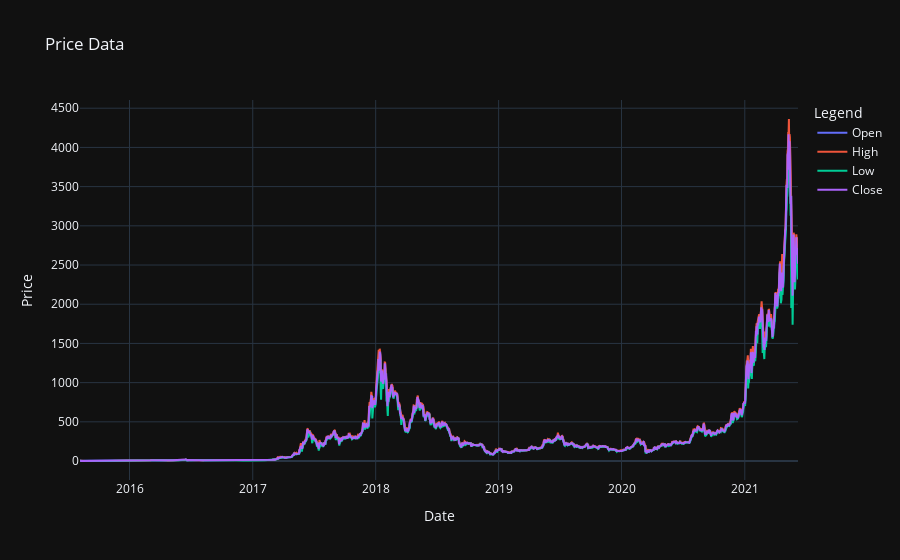
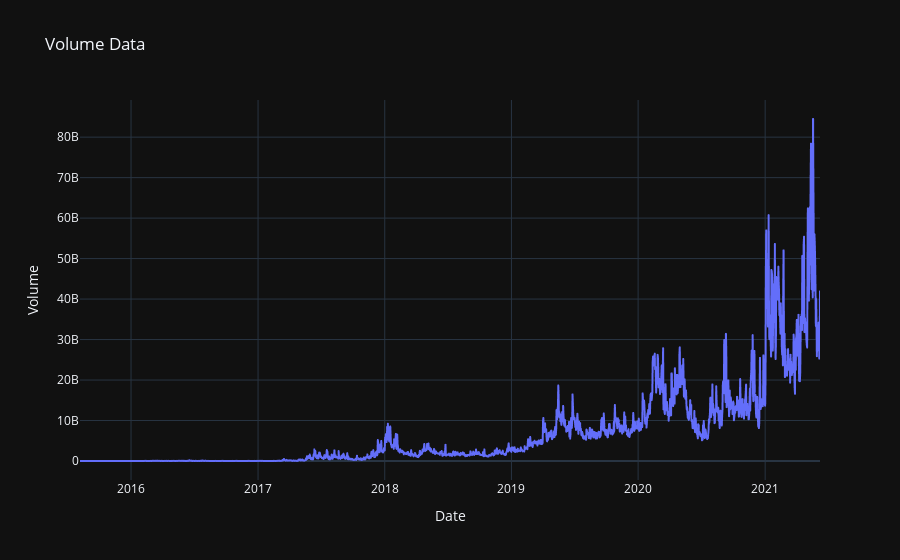

Notebook cell for these charts, in order:
### Markdown cell above
The original time series was very hard to interpret because the volume column has very large numbers that messed with the scale of the graph. In order to remedy this, we will plot the price data and the volume data seperately, and we will resample the Volume data in order

### Code cell
# Plot the time series
fig = go.Figure()
col = ['Open', 'High', 'Low', 'Close']

# Add traces
for c in col:
    fig.add_trace(go.Scatter(x=df.index, y=df[c], mode='lines', name=f'{c}'))
fig.update_layout(
title='Price Data',
xaxis_title='Date',
yaxis_title='Price',
legend_title='Legend')
fig.show()
display(px.line(data_frame=df, x=df.index, y=df['Volume'], title='Volume Data'))

### Figure 1 — Plotly figure (JSON) as saved in the notebook; plotly's stock layout.template omitted (floating-point values rounded to 4 significant figures; data arrays with more than 128 entries replaced by an {"elided": "..."} marker saying what was removed)
{"data": [{"mode": "lines", "name": "Open", "type": "scatter", "x": {"elided": "2133 str values"}, "y": {"elided": "2133 float values"}}, {"mode": "lines", "name": "High", "type": "scatter", "x": {"elided": "2133 str values"}, "y": {"elided": "2133 float values"}}, {"mode": "lines", "name": "Low", "type": "scatter", "x": {"elided": "2133 str values"}, "y": {"elided": "2133 float values"}}, {"mode": "lines", "name": "Close", "type": "scatter", "x": {"elided": "2133 str values"}, "y": {"elided": "2133 float values"}}], "layout": {"legend": {"title": {"text": "Legend"}}, "title": {"text": "Price Data"}, "xaxis": {"title": {"text": "Date"}}, "yaxis": {"title": {"text": "Price"}}}}

### Figure 2 — Plotly figure (JSON) as saved in the notebook; plotly's stock layout.template omitted (floating-point values rounded to 4 significant figures; data arrays with more than 128 entries replaced by an {"elided": "..."} marker saying what was removed)
{"data": [{"hovertemplate": "Date=%{x}<br>Volume=%{y}<extra></extra>", "legendgroup": "", "line": {"color": "#636efa", "dash": "solid"}, "mode": "lines", "name": "", "showlegend": false, "type": "scattergl", "x": {"elided": "2133 str values"}, "xaxis": "x", "y": {"elided": "2133 int values"}, "yaxis": "y"}], "layout": {"legend": {"tracegroupgap": 0}, "title": {"text": "Volume Data"}, "xaxis": {"anchor": "y", "domain": [0, 1], "title": {"text": "Date"}}, "yaxis": {"anchor": "x", "domain": [0, 1], "title": {"text": "Volume"}}}}
